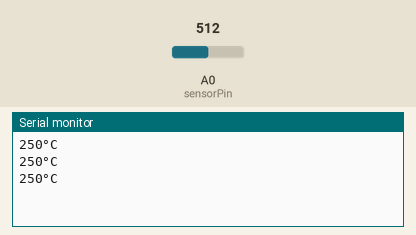
Bench run of a sketch on a simulated Arduino Uno, built with avr-gcc and run on an emulated ATmega328P. Shown: the last lines printed to the serial monitor. The inputs (shaded band) are chosen by the test bench; at power-on: A0 (sensorPin) = 512.

Above: at 1.3 s.
1.4 s: A0 (sensorPin) set to 716
At 1.9 s:
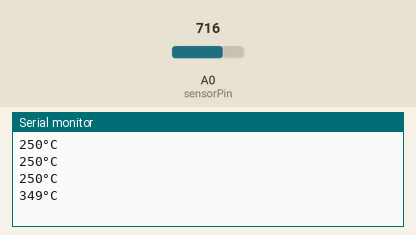
2.9 s: A0 (sensorPin) set to 900
At 3.4 s:
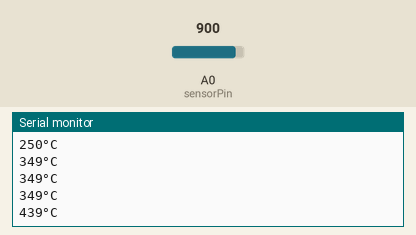
Timing chart, 0 to 5.9 s (numbered marks = the images above; inputs shaded):
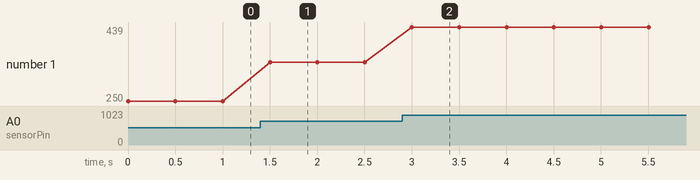

Measured:
- after the input at 1.4 s, the serial monitor: prints a new line after 0.10 s (image 1)
- after the input at 2.9 s, the serial monitor: prints a new line after 0.10 s (image 2)
- plotted number 1: 250 → 349 after the input at 1.4 s, 349 → 439 after the input at 2.9 s

The sketch:

read_temperature.ino
```cpp
int sensorPin = A0;    // select the input pin for the potentiometer
int sensorValue = 0;  // variable to store the value coming from the sensor

int temperature();
int temperature(){
    return (analogRead(sensorPin) / 1023.0) * 500;
}

void setup() {
  Serial.begin(9600);
}

void loop() {
  Serial.print(temperature());
  Serial.println("°C");
  delay(500);
}
```
